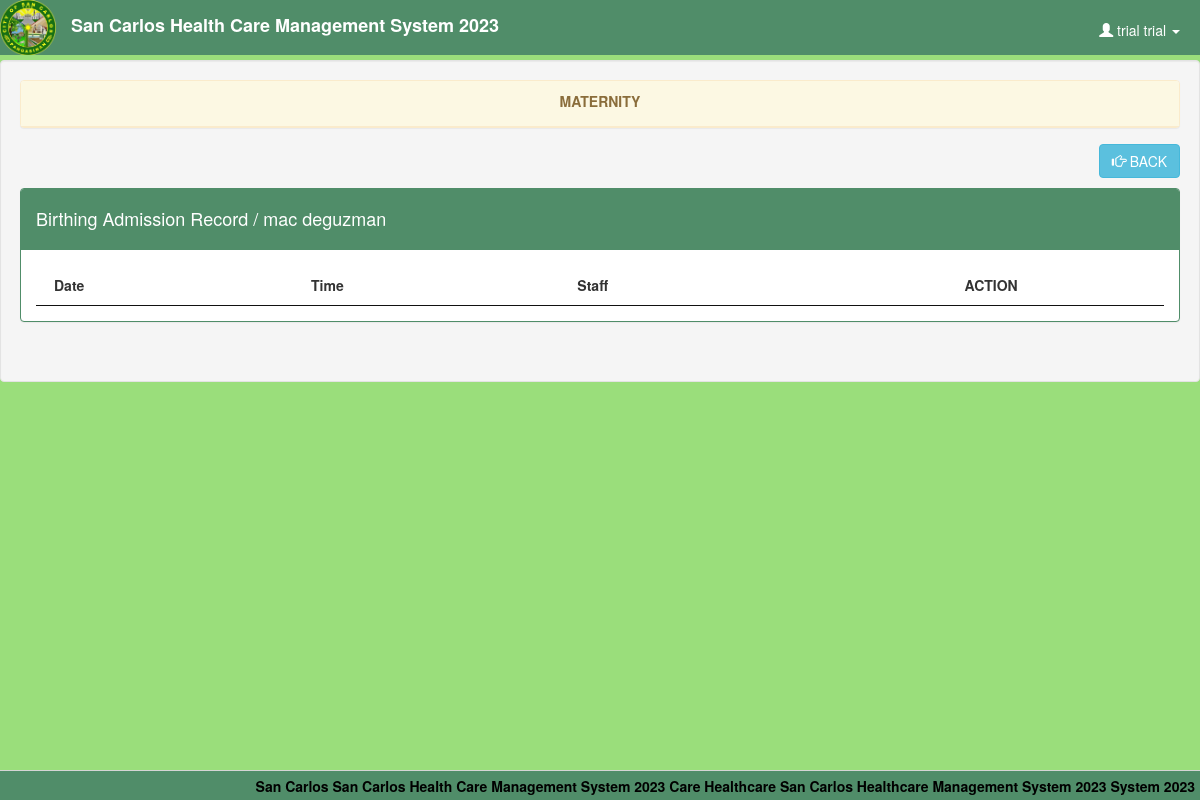
Page /birthing_record.php (signed in) on the earlier database version.
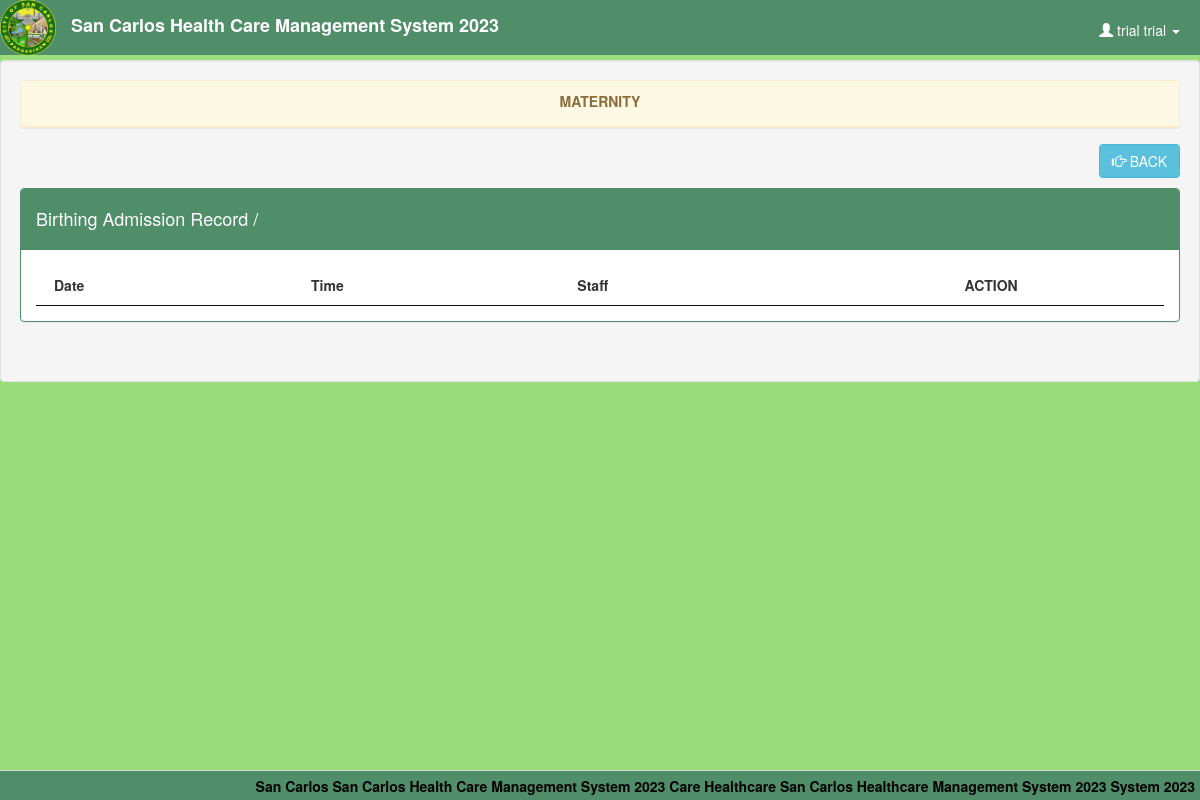
Same page on the later database version.
### tables this page shows
CREATE TABLE `itr` (
  `itr_no` varchar(4) NOT NULL,
  `family_no` varchar(6) NOT NULL,
  `phil_health_no` varchar(11) NOT NULL,
  `firstname` varchar(20) NOT NULL,
  `middlename` varchar(20) NOT NULL,
  `lastname` varchar(20) NOT NULL,
  `birthdate` varchar(20) NOT NULL,
  `age` int(3) NOT NULL,
  `address` varchar(30) NOT NULL,
  `civil_status` varchar(10) NOT NULL,
  `gender` varchar(10) NOT NULL,
  `BP` varchar(10) NOT NULL,
  `TEMP` varchar(10) NOT NULL,
  `PR` varchar(10) NOT NULL,
  `RR` varchar(10) NOT NULL,
  `WT` varchar(10) NOT NULL,
  `HT` varchar(10) NOT NULL
);

### birthing_record.php (the view, shortened to what this page needs)
<!DOCTYPE html>
<?php
	$conn = new mysqli("localhost", "root", "", "hcpms") or die(mysqli_error());
	$query = $conn->query("SELECT * FROM `user` WHERE `user_id` = '$_SESSION[user_id]'") or die(mysqli_error());
	$fetch = $query->fetch_array();
?>
<html lang = "en">
	<head>
		<link rel = "stylesheet" type = "text/css" href = "css/bootstrap.css" />
		<link rel = "stylesheet" type = "text/css" href = "css/jquery.dataTables.css" />
		<link rel = "stylesheet" type = "text/css" href = "css/customize.css" />
	</head>
	<body>
	<div class = "navbar navbar-default navbar-fixed-top">
		<img src = "images/hc.png" style = "float:left;" height = "55px" /><label class = "navbar-brand">San Carlos Health Care Management System 2023</label>
		<ul class = "nav navbar-right">
				<li class = "dropdown">
					<a class = "user dropdown-toggle" data-toggle = "dropdown" href = "#">
						<span class = "glyphicon glyphicon-user"></span>
						<?php echo $fetch['firstname']." ".$fetch['lastname'] ?>
						<b class = "caret"></b>
					</a>
				</li>
			</ul>
	</div>
	<br />
	<br />
	<br />
	<div class = "well">
		<div class = "panel panel-warning">
			<div class = "panel-heading">
				<center><label>MATERNITY</label></center>
			</div>
		</div>
		<a style = "float:right; margin-top:-4px;" href = "view_birthing_record.php" class = "btn btn-info"><span class = "glyphicon glyphicon-hand-right"></span> BACK</a>
		<br />
		<br />
		<div class = "panel panel-primary">
			<?php
				$a = $_GET['itr_no'];
				$q1 = $conn->query("SELECT * FROM `itr` WHERE `itr_no` = '$a'") or die(mysqli_error());
				$f1 = $q1->fetch_array();
			?>
			<div class = "panel-heading">
				<h4>Birthing Admission Record / <?php echo $f1['firstname']." ".$f1['lastname']?></h4>
			</div>
			<div class = "panel-body">
		<table id = "table" cellspacing = "0" class = "display">
			<thead>
				<tr>
					<th>Date</th>
					<th>Time</th>
					<th>Staff</th>
					<th><center>ACTION</center></th>
				</tr>
			</thead>
		</table>
			</div>
		</div>
		<br />
	</div>
	<div id = "footer">
		<label class = "footer-title">San Carlos San Carlos Health Care Management System 2023 Care Healthcare San Carlos Healthcare Management System 2023 System 2023</label>
	</div>
	</body>
</html>

Differences in the rows shown:
removed itr: firstname "mac", lastname "deguzman"
